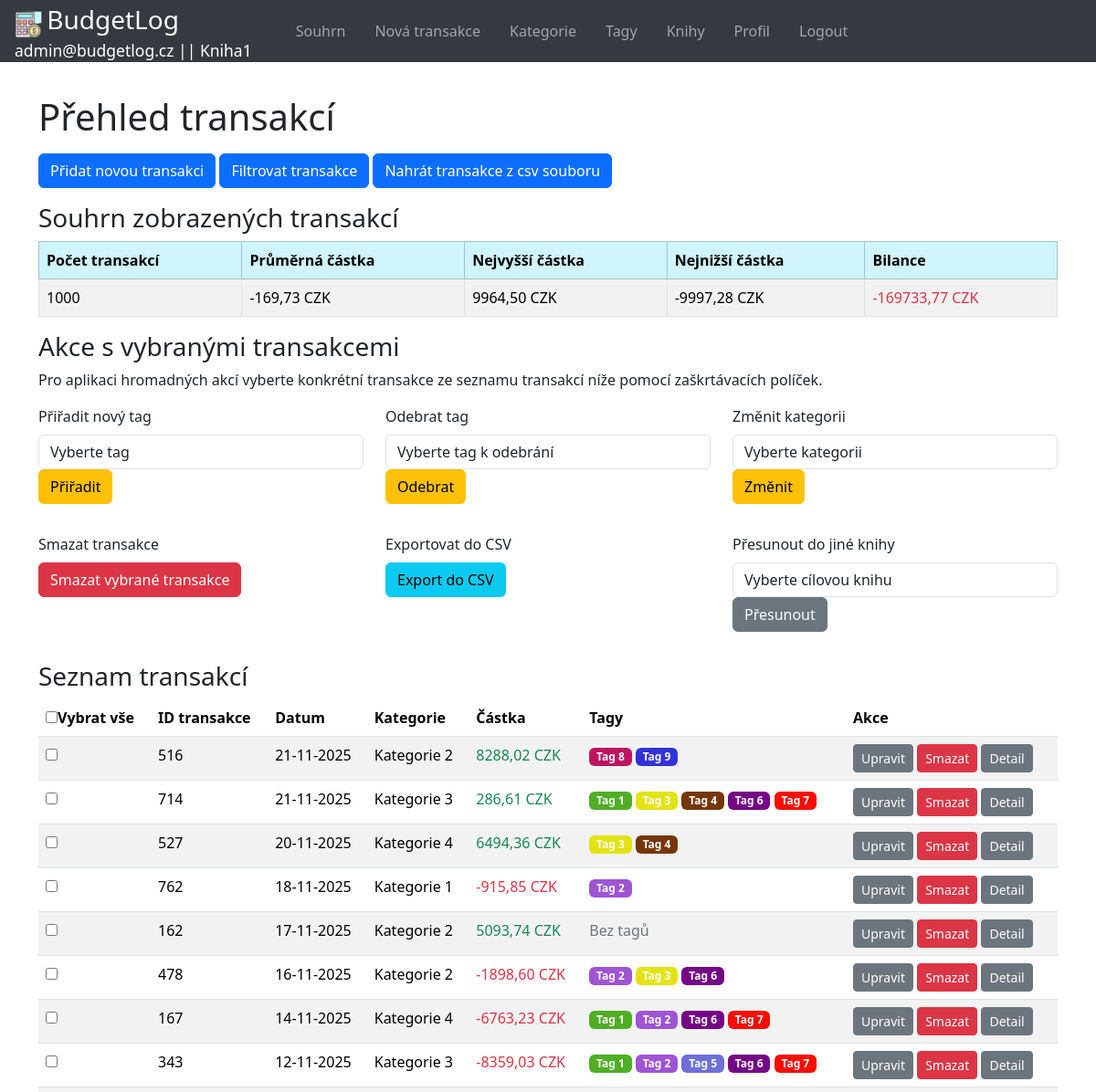
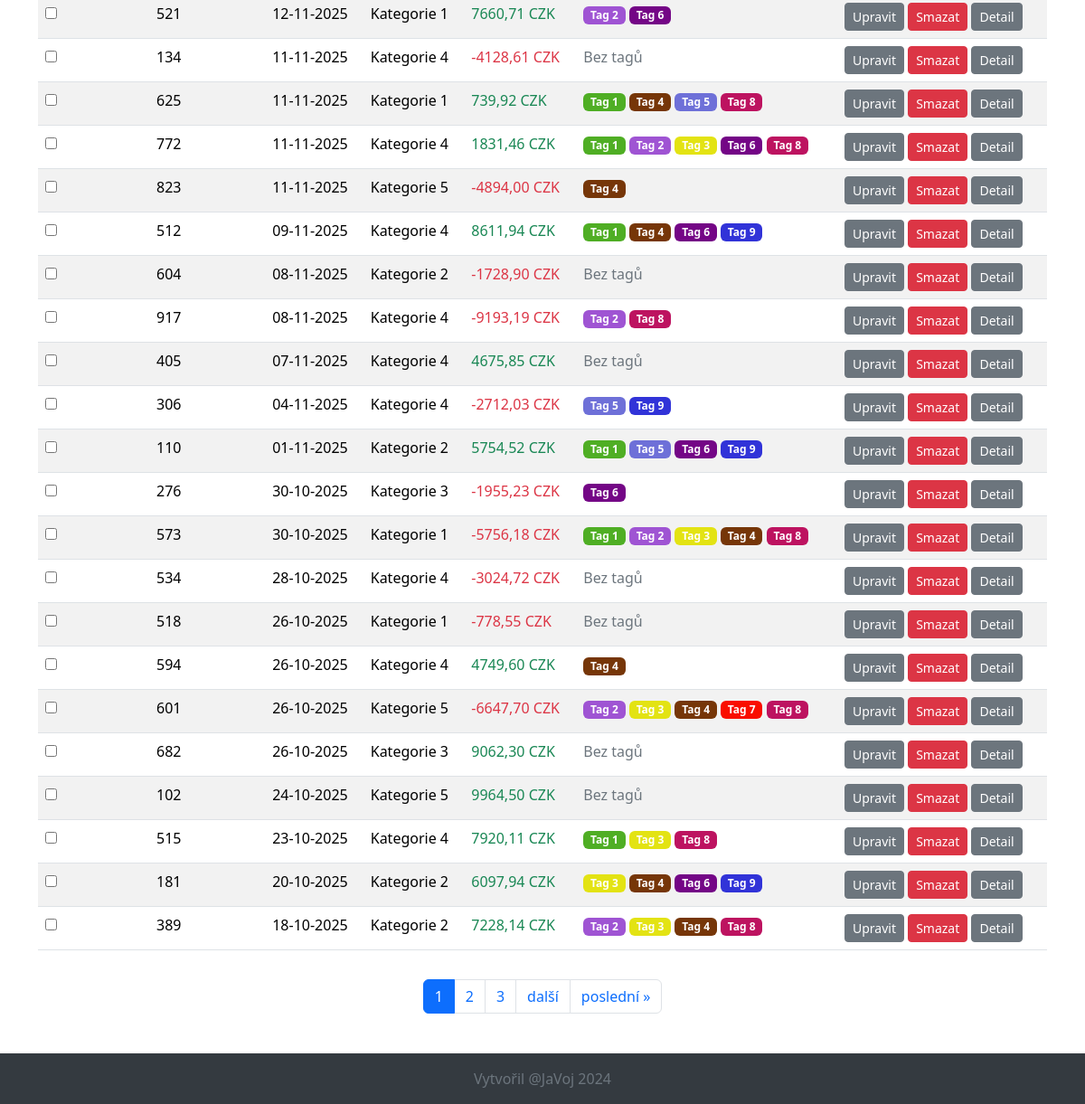
/transactions/ (signed in), run on an earlier commit of the app's database (2 pictures, top to bottom).
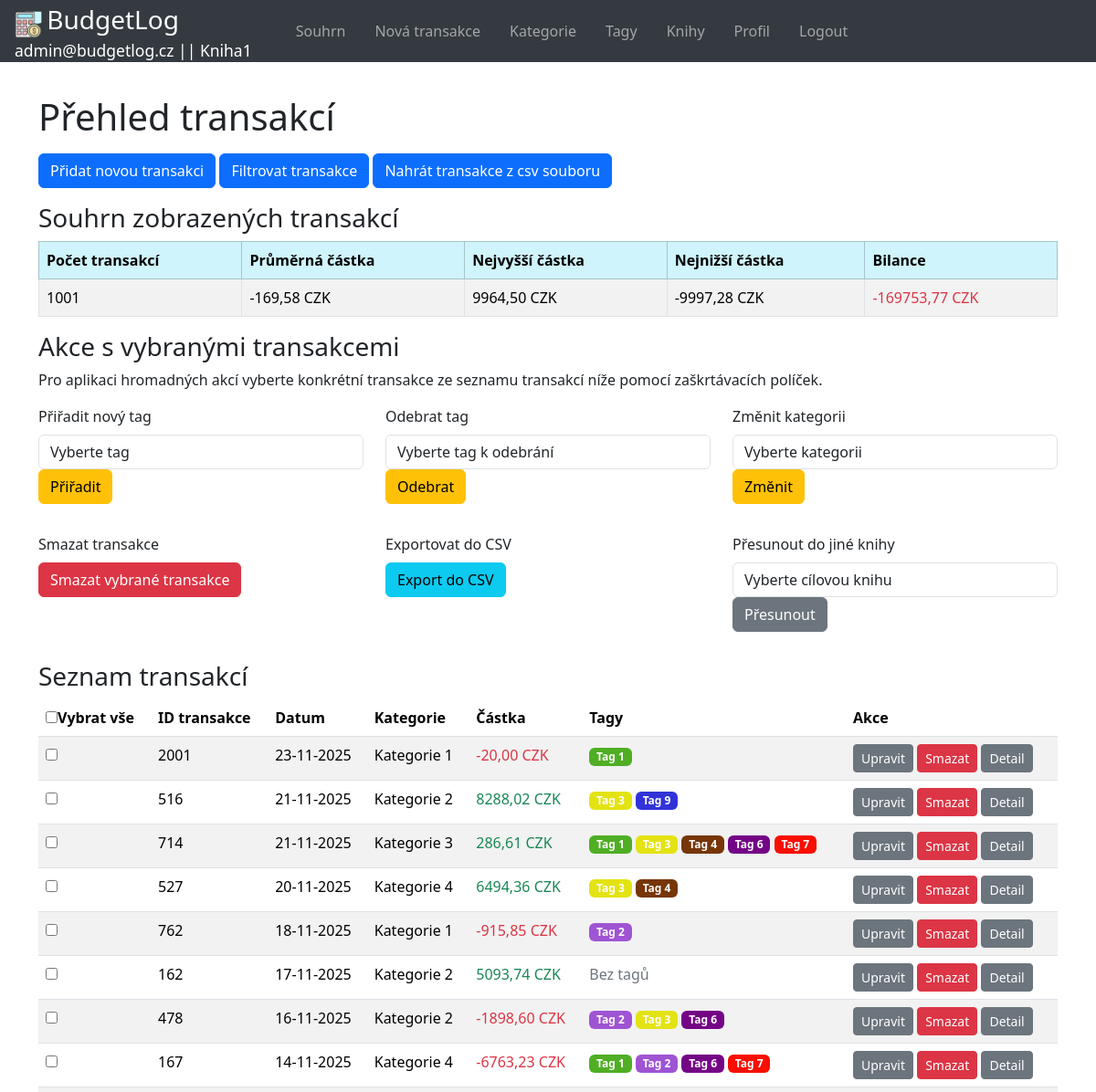
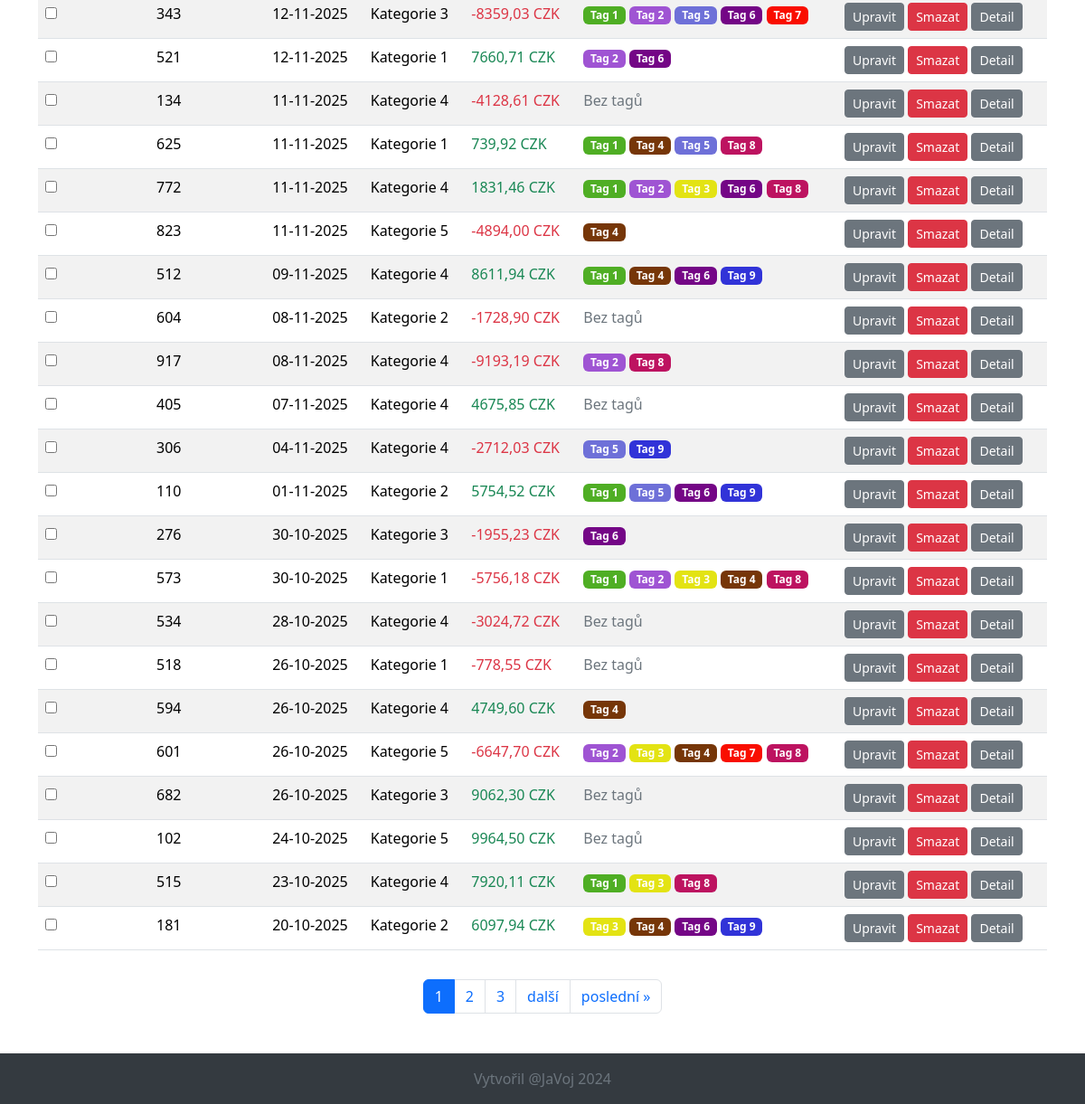
And on a later commit of the database (2 pictures, top to bottom).
### budgetlog/models.py (models this page shows, shortened)
class Transaction(models.Model):
    TYPE_CHOICES = (
        ('income', 'Příjem'),
        ('expense', 'Výdaj')
    )
    book = models.ForeignKey(Book, on_delete=models.CASCADE, verbose_name="Kniha",
                             help_text="Vyberte knihu, ke které patří tato transakce")
    amount = models.DecimalField(max_digits=10, decimal_places=2, verbose_name="Částka",
                                 help_text="Uveďte částku transakce v [CZK].")
    category = models.ForeignKey(Category, null=True, on_delete=models.SET_NULL, verbose_name="Kategorie",
                                 help_text="Vyberte kategorii pro tuto transakci.")  # on_delete=models.SET_NULL
    datestamp = models.DateField(default=timezone.now, verbose_name="Datum",
                                 help_text="Datum provedení transakce.")
    tags = models.ManyToManyField(Tag, blank=True, verbose_name="Tagy",
                                  related_name='transactions', help_text="Vyberte tagy pro tuto transakci.")
    description = models.TextField(null=True, blank=True, verbose_name="Popis",
                                   help_text="Zadejte detailnější popis transakce (volitelný).")
    type = models.CharField(max_length=7, choices=TYPE_CHOICES, default='expense', verbose_name="Typ",
                            help_text="Zvolte, zda je tato transakce výdaj nebo příjem.")
    class Meta:
        verbose_name = "Transakce"
        verbose_name_plural = "Transakce"
    object_plural_genitiv = "transakcí"
    object_singular_akluzativ = "transakci"
    def display_tags(self, transaction):
        return ', '.join(tag.name for tag in transaction.tags.all())
    display_tags.short_description = 'Tagy'
    @property
    def adjusted_amount(self):
        if self.type == 'expense':
            return -self.amount
        return self.amount
    """
    Django neumožňuje použít adjusted_amount přímo v anotacích a agregacích, protože adjusted_amount je vlastnost (
    property) modelu a ne skutečné pole v databázi. Pokud chceme filtrovat nebo agregovat ve views podle upravených
    částek, musíme to udělat pomocí amount a přizpůsobit SQL dotaz.
    """

class Category(models.Model):
    name = models.CharField(max_length=200, verbose_name="Název",
                            help_text="Uveď název kategorie pro transakce (např. potraviny, doprava, zábava)")
    color = models.CharField(max_length=7, default='#000000', verbose_name="Barva kategorie",
                             help_text="Barva kategorie pro zobrazení v grafu ročního přehledu")
    description = models.TextField(null=True, blank=True, verbose_name="Popis",
                                   help_text="Detailnější popis kategorie pro transakce (volitelný)")
    book = models.ForeignKey(Book, on_delete=models.CASCADE, verbose_name="Kniha", related_name='categories',
                             help_text="Vyberte knihu, ke které patří tato kategorie")
    is_default = models.BooleanField(default=False)  # Přidání příznaku pro výchozí kategorii, hodnota True umožní nesmazatelnost
    class Meta:
        verbose_name = "Kategorie"
        verbose_name_plural = "Kategorie"
        constraints = [
            models.UniqueConstraint(fields=['name', 'book'], name='unique_category_name_book')
        ]
    object_plural_genitiv = "kategorií"
    object_singular_akluzativ = "kategorii"
    def __str__(self):
        return self.name

class Tag(models.Model):
    name = models.CharField(max_length=25, verbose_name="Název tagu",
                            help_text="Uveď název tagu.")
    color = models.CharField(max_length=7, default='#000000', verbose_name="Barva tagu",
                             help_text="Barva tagu.")
    description = models.TextField(null=True, blank=True, verbose_name="Popis tagu",
                                   help_text="Popis tagu (volitelný).")
    book = models.ForeignKey(Book, on_delete=models.CASCADE, verbose_name="Kniha",
                             help_text="Vyberte knihu, ke které patří tento tag")
    class Meta:
        verbose_name = "Tag"
        verbose_name_plural = "Tagy"
        constraints = [
            models.UniqueConstraint(fields=['name', 'book'], name='unique_tag_name_book')
        ]
    object_plural_genitiv = "tagů"
    object_singular_akluzativ = "tag"
    def __str__(self):
        return self.name

### budgetlog/views.py (the view)
# urls.py: path('transactions/', views.TransactionListView.as_view(), name='transaction-list'),
class TransactionListView(LoginRequiredMixin, BookContextMixin, TransactionSummaryMixin, FilterView, ListView):
    model = Transaction
    template_name = 'budgetlog/transaction_list.html'
    context_object_name = 'transactions'
    ordering = ['-datestamp']
    filterset_class = TransactionFilter
    paginate_by = 30
    def get_filterset_kwargs(self, filterset_class):
        kwargs = super().get_filterset_kwargs(filterset_class)
        kwargs['book'] = self.get_current_book()
        return kwargs
    def get_context_data(self, **kwargs):
        context = super().get_context_data(**kwargs)
        filterset = self.filterset_class(self.request.GET, queryset=self.get_queryset(), book=self.get_current_book())
        context['filter'] = filterset
        request = self.request
        filtered_qs = filterset.qs
        context['all_tags'] = Tag.objects.filter(book=self.get_current_book())
        context['all_categories'] = Category.objects.filter(book=self.get_current_book())
        summary_data = self.get_aggregates(filtered_qs)
        context.update(summary_data)
        paginator = Paginator(filtered_qs, self.paginate_by)
        page = self.request.GET.get('page')
        try:
            transactions = paginator.page(page)
        except PageNotAnInteger:
            transactions = paginator.page(1)
        except EmptyPage:
            transactions = paginator.page(paginator.num_pages)
        context['transactions'] = transactions
        return context
    def get(self, request, *args, **kwargs):
        if self.is_ajax():
            filterset = self.filterset_class(self.request.GET, queryset=self.get_queryset(),
                                             book=self.get_current_book())
            all_transaction_ids = list(filterset.qs.values_list('id', flat=True))
            return JsonResponse({'transaction_ids': all_transaction_ids})
        else:
            return super().get(request, *args, **kwargs)
    def is_ajax(self):
        return self.request.META.get('HTTP_X_REQUESTED_WITH') == 'XMLHttpRequest'

### budgetlog/forms.py (called while the page is built)
    def create_option(self, name, value, label, selected, index, subindex=None, attrs=None):
        option = super().create_option(name, value, label, selected, index, subindex=subindex, attrs=attrs)
        self.tag_colors = {tag.pk: tag.color for tag in Tag.objects.all()}  # Načtení všech tagů s barvou
        try:
            tag_color = self.tag_colors.get(value, "#000000")
        except Tag.DoesNotExist:
            tag_color = "#000000"  # Defaultní barva, pokud tag není nalezen
        option['attrs']['style'] = 'flex: 1 1 auto; margin: 5px;'
        option['label'] = mark_safe(
            f'<span style="background-color: {tag_color}; color: white; padding: 2px 5px; '
            f'border-radius: 5px; display: inline-block;">{label}</span>'
        )
        return option

### budgetlog/templatetags/query_transform.py (called while the page is built)
@register.simple_tag(takes_context=True)
def query_transform(context, **kwargs):
    query = context['request'].GET.copy()
    for key, value in kwargs.items():
        query[key] = value
    return query.urlencode()

### budgetlog/templates/budgetlog/transaction_list.html (shortened to what the changed rows need)
{% extends "base_generic.html" %}
{% load static %}
{% load crispy_forms_tags %}
{% load query_transform %}
{% block content %}
<h1>Přehled transakcí</h1>
<table class="table table-bordered table-striped table-hover">
    <thead class="table-info">
        <tr>
            <th>Počet transakcí</th>
            <th>Průměrná částka</th>
            <th>Nejvyšší částka</th>
            <th>Nejnižší částka</th>
            <th>Bilance</th>
        </tr>
    </thead>
    <tbody>
        <tr>
            <td>{{ transaction_count }}</td>
            <td>{{ average_amount|floatformat:2 }} CZK</td>
            <td>{{ max_transaction_amount|floatformat:2 }} CZK</td>
            <td>{{ min_transaction_amount|floatformat:2 }} CZK</td>
            <td>
                {% if balance < 0 %}
                    <span class="text-danger">{{ balance|floatformat:2 }} CZK</span>
                {% else %}
                    <span class="text-success">{{ balance|floatformat:2 }} CZK</span>
                {% endif %}
            </td>
        </tr>
    </tbody>
</table>
<form id="bulk-action-form" method="post" action="{% url 'bulk-transaction-action' %}">
    <div class="table-responsive">
        <table class="table table-striped table-hover">
            <thead>
                <tr>
                    <th><input type="checkbox" id="select-all">Vybrat vše</th>
                    <th>ID transakce</th>
                    <th>Datum</th>
                    <th>Kategorie</th>
                    <th>Částka</th>
                    <th>Tagy</th>
                    <th>Akce</th>
                </tr>
            </thead>
            <tbody>
                {% for transaction in transactions %}
                    <tr>
                        <td><input type="checkbox" name="selected_transactions" value="{{ transaction.id }}" class="transaction-checkbox"></td>
                        <td>{{ transaction.id }}</td>
                        <td>{{ transaction.datestamp|date:"d-m-Y" }}</td>
                        <td>{{ transaction.category.name }}</td>
                        <td>
                            {% if transaction.adjusted_amount < 0 %}
                                <span class="text-danger">{{ transaction.adjusted_amount }} CZK</span>
                            {% else %}
                                <span class="text-success">{{ transaction.adjusted_amount }} CZK</span>
                            {% endif %}
                        </td>
                        <td>
                            {% for tag in transaction.tags.all %}
                                <span class="badge" style="background-color: {{ tag.color }};">{{ tag.name }}</span>
                            {% empty %}
                                <span class="text-muted">Bez tagů</span>
                            {% endfor %}
                        </td>
                        <td>
                            <a href="{% url 'transaction-edit' transaction.id %}?{{ request.GET.urlencode }}" class="btn btn-secondary btn-sm">Upravit</a>
                            <a href="{% url 'transaction-delete' transaction.id %}?{{ request.GET.urlencode }}" class="btn btn-danger btn-sm">Smazat</a>
                            <a href="{% url 'transaction-detail' transaction.id %}?{{ request.GET.urlencode }}" class="btn btn-secondary btn-sm">Detail</a>
                        </td>
                    </tr>
                {% endfor %}
            </tbody>
        </table>
    </div>
</form>
<nav aria-label="Page navigation" class="mt-3">
    <ul class="pagination justify-content-center">
        {% for page_num in transactions.paginator.page_range %}
            {% if transactions.number == page_num %}
                <li class="page-item active">
                    <span class="page-link">{{ page_num }}</span>
                </li>
            {% elif page_num > transactions.number|add:'-3' and page_num < transactions.number|add:'3' %}
                <li class="page-item">
                    <a class="page-link" href="?{% query_transform page=page_num %}">{{ page_num }}</a>
                </li>
            {% endif %}
        {% endfor %}
    </ul>
</nav>
{% endblock %}

What changed in the data, as far as the page shows it:
no longer on this page (row unchanged): Transaction: Tag (name "Tag 2"), Tag (name "Tag 3"), Tag (name "Tag 4"), Tag (name "Tag 8")
added Transaction: Tag (name "Tag 1")
changed Transaction id 516: gains Tag (name "Tag 3"); loses Tag (name "Tag 8")
Also different on the page:
{{ transaction_count }}: "1000" → "1001"
{{ average_amount|floatformat:2 }}: "-169,73" → "-169,58"
{{ balance|floatformat:2 }}: "-169733,77" → "-169753,77"
